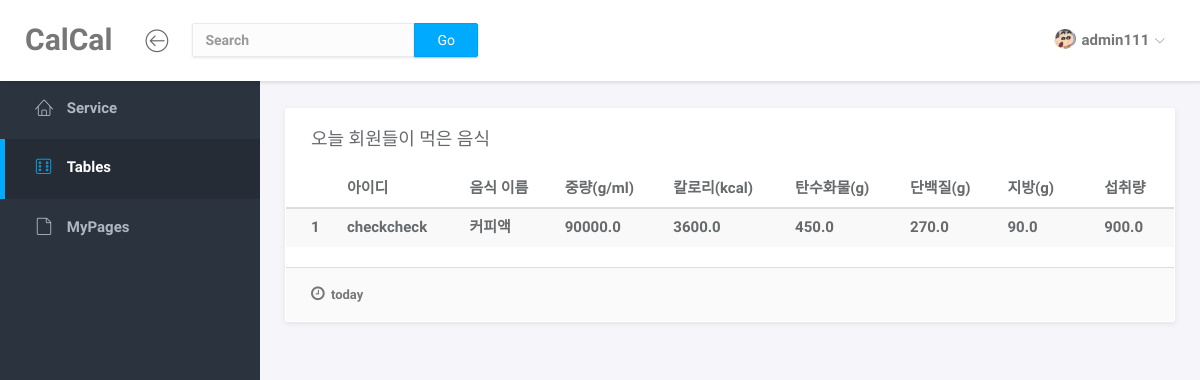
Screenshot of /FoodInfo/table/ (signed in) with the database file from the repository.
### User/models.py (models this page shows, shortened)
class User(AbstractBaseUser):
    username = models.CharField(
        verbose_name='username',
        max_length=40,
        unique=True,
    )
    email = models.EmailField(
        verbose_name='email',
        max_length=240,
    )
    GENDER_CHOICES = (
        ('M', 'Male'),
        ('F', 'Female'),
    )
    age = models.PositiveIntegerField(null=True, blank=True)
    weight = models.PositiveIntegerField(null=True, blank=True)
    height = models.PositiveIntegerField(null=True, blank=True)
    gender = models.CharField(max_length=10, choices=GENDER_CHOICES)
    is_active = models.BooleanField(default=True)
    is_admin = models.BooleanField(default=False)
    objects = UserManager()
    USERNAME_FIELD = 'username'
    REQUIRED_FIELDS = ['email', 'age', 'gender', 'weight', 'height']

### FoodInfo/models.py (models this page shows, shortened)
class UserTable(models.Model):
    authuser = models.ForeignKey(User,on_delete=models.CASCADE)
    table = models.ForeignKey(Table, on_delete=models.CASCADE)
    name = models.CharField('음식 이름', max_length=30)
    serving_wt = models.FloatField('제공량')
    kcal = models.FloatField('칼로리')
    carbo = models.FloatField('탄수화물')
    protein = models.FloatField('단백질')
    fat = models.FloatField('지방')
    company = models.TextField('회사명', max_length=30)
    amount = models.FloatField('섭취량', default=1)
    date = models.DateField('날짜', default=datetime.now().strftime('%Y-%m-%d'), blank=True)

### FoodInfo/views.py (the view)
# urls.py: path('table/', views.table, name='table'),
def table(requset):
    baseDate = datetime.date.today()
    baseDate = str(baseDate)
    todayTable = (UserTable.objects.all()).filter(
            date=baseDate)
    return render(requset, 'tables.html', {'todayTable':todayTable, 'baseDate':baseDate})

### FoodInfo/templates/tables.html (shortened to what this page needs)
<!doctype html>
<html lang="en">
<head>
	<link rel="stylesheet" href="/static/service/vendor/bootstrap/css/bootstrap.min.css">
	<link rel="stylesheet" href="/static/service/vendor/font-awesome/css/font-awesome.min.css">
	<link rel="stylesheet" href="/static/service/vendor/linearicons/style.css">
	<link rel="stylesheet" href="/static/service/vendor/chartist/css/chartist-custom.css">
	<link rel="stylesheet" href="/static/service/css/main.css">
	<link rel="stylesheet" href="/static/service/css/demo.css">
</head>
<body>
	<b id="wrapper">
		<nav class="navbar navbar-default navbar-fixed-top">
			<div class="brand" >
				    <a class="navbar-brand" href="{% url 'FoodInfo:service' %}" style="">CalCal</a>
			</div>
			<div class="container-fluid">
				<div class="navbar-btn">
					<button type="button" class="btn-toggle-fullwidth"><i class="lnr lnr-arrow-left-circle"></i></button>
				</div>
				<form class="navbar-form navbar-left" action="{% url 'FoodInfo:search' %}" method="POST">
					<div class="input-group">
						<input type="search" value="{{ q }}" class="form-control" placeholder="Search" name="q" >
						<span class="input-group-btn">
						<button type="submit" class="btn btn-primary">Go</button></span>
					</div>
				</form>
				<div id="navbar-menu">
					<ul class="nav navbar-nav navbar-right">
						<li class="dropdown">
							{% if user.is_authenticated %}
							<a href="#" class="dropdown-toggle" data-toggle="dropdown"><img src="/static/service/img/1.PNG" class="img-circle" alt="Avatar"> <span>{{ user.username }}</span> <i class="icon-submenu lnr lnr-chevron-down"></i></a>
							{% endif %}
						</li>
					</ul>
				</div>
			</div>
		</nav>
		<div id="sidebar-nav" class="sidebar">
			<div class="sidebar-scroll">
				<nav>
					<ul class="nav">
						<li><a href="{%url 'FoodInfo:service' %}" class=""><i class="lnr lnr-home"></i> <span>Service</span></a></li>
						<li><a href="{%url 'FoodInfo:table' %}" class="active"><i class="lnr lnr-dice"></i> <span>Tables</span></a></li>
						<li><a href="{%url 'FoodInfo:mypage' %}" class=""><i class="lnr lnr-file-empty"></i> <span>MyPages</span> </a></li>
					</ul>
				</nav>
			</div>
		</div>
		<div class="main">
			<div class="main-content">
				<div class="container-fluid">
					<div class="panel">
						<div class="panel-heading">
							<h3 class="panel-title">오늘 회원들이 먹은 음식</h3>
						</div>
						<div class="panel-body no-padding">
							<table class="table table-striped">
								<thead>
									<tr>
										<th></th>
										<th>아이디</th>
										<th>음식 이름</th>
										<th>중량(g/ml)</th>
										<th>칼로리(kcal)</th>
										<th>탄수화물(g)</th>
										<th>단백질(g)</th>
										<th>지방(g)</th>
										<th>섭취량</th>
									</tr>
								</thead>
								<tbody>
								{% for food in todayTable.all %}
									<tr>
										<td>{{forloop.counter}}</td>
										<td>{{food.authuser.username}}</td>
										<td>{{food.name}}</td>
										<td>{{food.serving_wt}}</td>
										<td>{{food.kcal}}</td>
										<td>{{food.carbo}}</td>
										<td>{{food.protein}}</td>
										<td>{{food.fat}}</td>
										<td>{{food.amount}}</td>
									</tr>
								{% endfor %}
								</tbody>
							</table>
						</div>
						<div class="panel-footer">
							<div class="row">
								<div class="col-md-6"><span class="panel-note"><i class="fa fa-clock-o"></i> today </span></div>
							</div>
						</div>
					</div>
				</div>
			</div>
		</div>
    </b>
</body>
</html>

### FoodInfo/templates/tables.html (style rules this page uses)
.navbar-default .brand { float: left; padding: 15px 10px; background-color: #fff; }

### rows the page displays
User: username "admin111"
UserTable: authuser.username "checkcheck", name "커피액", serving_wt "90000.0", kcal "3600.0", carbo "450.0", protein "270.0", fat "90.0", amount "900.0"
